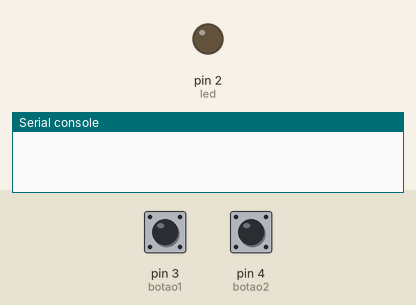
Bench run of a program on a simulated MicroPython board. On the bench: output pins drawn as LEDs (lit = HIGH), the last lines printed to the serial console. Dashed ring = blinking. The test bench sets the inputs (shaded band); at power-on: pin 3 (botao1) LOW, pin 4 (botao2) LOW.

Above: at 1.2 s.
1.3 s: pin 3 (botao1) pulled HIGH for 1 s
At 3.4 s:
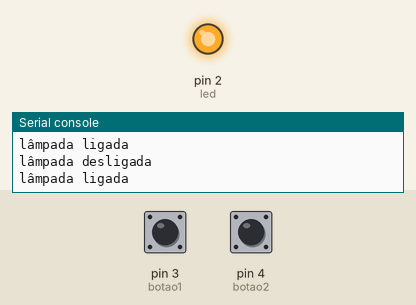
3.8 s: pin 4 (botao2) pulled HIGH for 3.2 s
At 4.1 s:
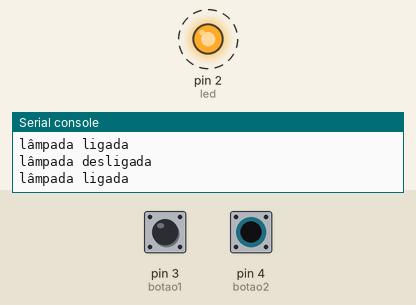
8.5 s: pin 4 (botao2) pulled HIGH for 0.15 s
At 9.4 s:
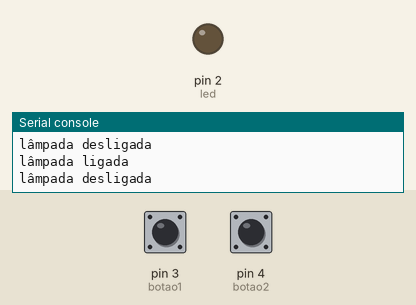
10.1 s: pin 4 (botao2) pulled HIGH for 1 s
At 11.4 s:
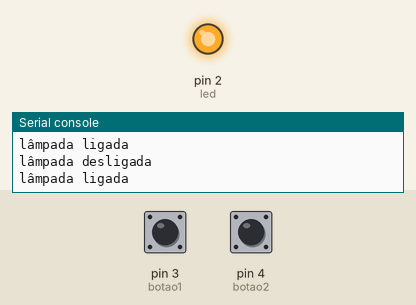
Timing chart, 0 to 13.1 s (numbered marks = the images above; inputs shaded):
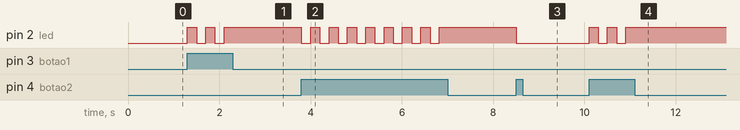

Measured:
- after the input at 1.3 s, pin 2 (led): alternates HIGH for 0.20 s and LOW for 0.20 s, 5 changes in all, then stays HIGH, starting at once
- after the input at 3.8 s, pin 2 (led): alternates HIGH for 0.20 s and LOW for 0.20 s, 16 changes in all, then stays HIGH, starting at once
- after the input at 8.5 s, pin 2 (led): HIGH → LOW at once
- after the input at 10.1 s, pin 2 (led): alternates HIGH for 0.20 s and LOW for 0.20 s, 5 changes in all, then stays HIGH, starting at once

The program:

wokwi_codigo.py
```python
from machine import Pin
from utime import sleep, ticks_ms


botao1 = Pin(3, Pin.IN, Pin.PULL_DOWN)
botao2 = Pin(4, Pin.IN, Pin.PULL_DOWN)
led = Pin(2, Pin.OUT)


estado_led = (0)
led.value(estado_led)

clique1 = 0
clique2 = 0
intervalo = 200


while True:
    tempo_atual = ticks_ms()
    interruptor_acionado = (0)


    if botao1.value() == 1 and (tempo_atual - clique1) > intervalo:
        clique1 = tempo_atual
        interruptor_acionado = (1)


    if botao2.value() == 1 and (tempo_atual - clique2) > intervalo:
        clique2 = tempo_atual
        interruptor_acionado = (1)


    if interruptor_acionado:
        estado_led = not estado_led
        led.value(estado_led)

        if estado_led:
            print("lâmpada ligada")
        else:
            print("lâmpada desligada")

    sleep(0.001)
```
